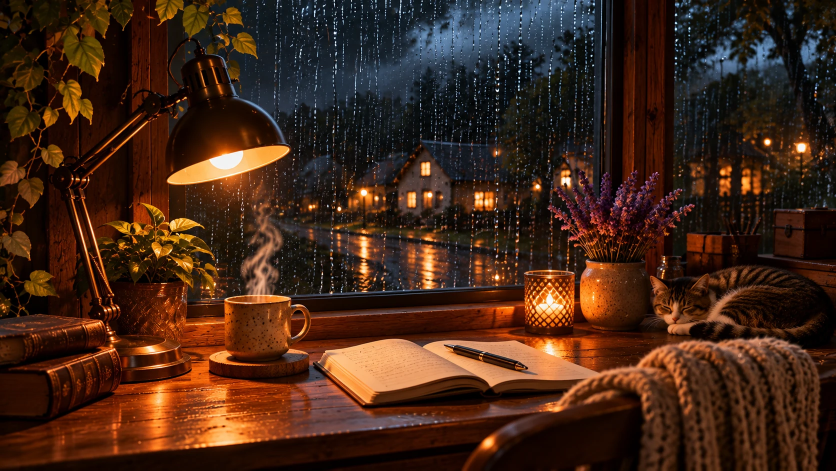
#> input picture lofi_desk/src/desk_rain.webp, 1672 x 941 px (shown at 1/2 size)
$ python render_lofi_desk.py
#> lines starting #> are read from the running program, lines starting #| are printed output that depends on the picture; after the words box and inside, x2 and y2 are one past the last pixel; in counts of white or black regions, pixels touching at a corner belong together
#!/usr/bin/env python3
"""Lofi rainy desk: animate rain on the window, the wet street outside, coffee steam and
the candle of a still image, as a seamless 30 s loop (1920x1080, 30 fps).

Every moving element is periodic over T seconds, so the clip loops with no seam.

Usage: python3 render_lofi_desk.py [--seconds 30] [--out out/lofi_desk_video.mp4] [--preview N]
"""
import argparse
import os
import subprocess
import numpy as np
import cv2

HERE = os.path.dirname(os.path.abspath(__file__))
W, H = 1920, 1080
SRC = os.path.join(HERE, 'src/desk_rain.webp')

ap = argparse.ArgumentParser()
ap.add_argument('--seconds', type=float, default=30.0)
ap.add_argument('--fps', type=int, default=30)
ap.add_argument('--out', default=os.path.join(HERE, 'out/lofi_desk_video.mp4'))
ap.add_argument('--preview', type=int, default=0)
ap.add_argument('--crf', type=int, default=16)
args = ap.parse_args()

T = args.seconds
FPS = args.fps
NF = int(round(T * FPS))
rng = np.random.default_rng(11)

src_img = cv2.imread(SRC)
#> src_img is the input picture: shape (941, 1672, 3); mean B, G, R 23.7, 38.7, 67.4
S = W / src_img.shape[1]                       # source px -> output px
#> S = 1.15
base = cv2.resize(src_img, (W, H), interpolation=cv2.INTER_LANCZOS4).astype(np.float32) / 255
gy, gx = np.mgrid[0:H, 0:W].astype(np.float32)


def P(*pts):
    return (np.array(pts, np.float32) * S).astype(np.int32)


def smoothstep(a, b, x):
    t = np.clip((x - a) / (b - a), 0, 1)
    return t * t * (3 - 2 * t)


def tile_noise(h, w, sy, sx, seed):
    """Tileable smooth noise in [-1, 1] (FFT low-pass of white noise)."""
    r = np.random.default_rng(seed).standard_normal((h, w)).astype(np.float32)
    fy = np.fft.fftfreq(h)[:, None]
    fx = np.fft.rfftfreq(w)[None, :]
    filt = np.exp(-((fy * sy) ** 2 + (fx * sx) ** 2) * 2.0)
    n = np.fft.irfft2(np.fft.rfft2(r) * filt, s=(h, w)).astype(np.float32)
    return n / (np.abs(n).max() + 1e-6)


def periodic_signal(n_terms, seed, lo=1, hi=40):
    """Sum of sines with integer cycles per loop -> seamless; roughly in [-1, 1]."""
    r = np.random.default_rng(seed)
    ks = r.integers(lo, hi, n_terms)
    ph = r.uniform(0, 2 * np.pi, n_terms)
    amp = 1.0 / np.sqrt(ks.astype(np.float32))
    amp /= amp.sum()
    return lambda t: float(np.sum(amp * np.sin(2 * np.pi * ks * t / T + ph)))


# =================================================================== REMOVE PAINTED STEAM (we animate our own)
sb = (P((462, 360), (585, 360), (585, 596), (462, 596))[:, None, :])
steam_box = np.zeros((H, W), np.uint8)
cv2.fillPoly(steam_box, [sb[:, 0, :]], 1)
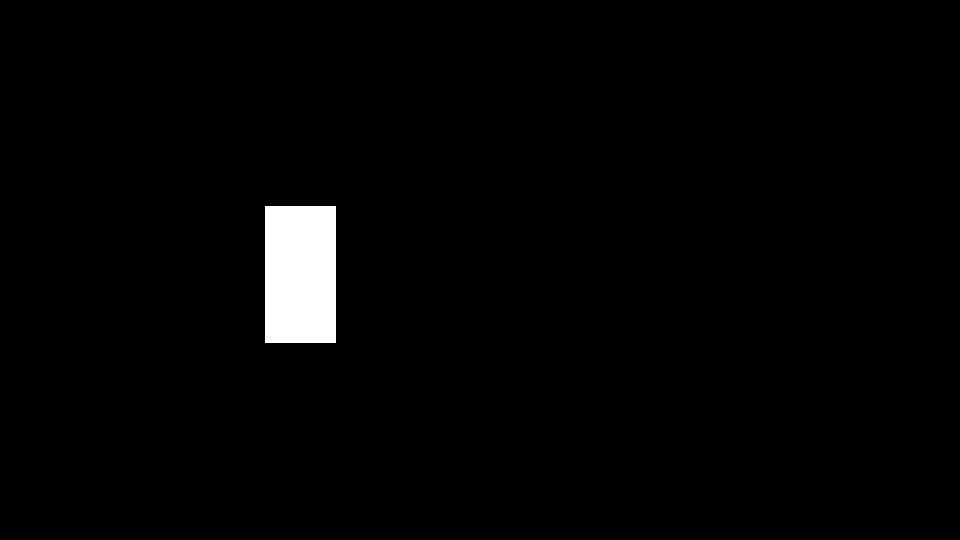
#> steam_box: shape (1080, 1920) (shown at 1/2 size); values 0 (black) and 1 (white), 1.9% white; 1 white region, box (x1, y1, x2, y2) and area: (530, 413, 672, 685) 38624
lum_b = cv2.cvtColor((base * 255).astype(np.uint8), cv2.COLOR_BGR2GRAY).astype(np.float32) / 255
bgl = cv2.medianBlur((lum_b * 255).astype(np.uint8), 31).astype(np.float32) / 255
hsv = cv2.cvtColor((base * 255).astype(np.uint8), cv2.COLOR_BGR2HSV)
#> hsv: shape (1080, 1920, 3); mean H, S, V 31, 185.8, 71.1
wisp = ((lum_b - bgl) > 0.035) & (hsv[..., 1] < 150) & (steam_box > 0) & (gy < 592 * S)
#> wisp: shape (1080, 1920) bool; 0.39% white; 248 white regions (207 under 20 px), largest, box (x1, y1, x2, y2) and area: (545, 515, 652, 680) 3208, (551, 568, 611, 638) 1123, (638, 505, 672, 536) 294
wisp = cv2.dilate(wisp.astype(np.uint8), np.ones((7, 7), np.uint8))
#> wisp: shape (1080, 1920); values 0 (black) and 1 (white), 1.4% white; 15 white regions, largest, box (x1, y1, x2, y2) and area: (527, 410, 675, 683) 25771, (567, 410, 592, 456) 556, (606, 435, 625, 472) 425
base = cv2.inpaint((base * 255).astype(np.uint8), wisp * 255, 7, cv2.INPAINT_TELEA).astype(np.float32) / 255

# =================================================================== WINDOW GLASS
panes = [P((350, 0), (1200, 0), (1200, 570), (350, 603)),
         P((1346, 0), (1672, 0), (1672, 500), (1346, 520))]
glass = np.zeros((H, W), np.uint8)
for p in panes:
    cv2.fillPoly(glass, [p], 1)
#> glass: shape (1080, 1920); values 0 (black) and 1 (white), 42.4% white; 2 white regions, box (x1, y1, x2, y2) and area: (401, 0, 1378, 693) 658499, (1545, 0, 1920, 598) 219938
occl = np.zeros((H, W), np.uint8)               # objects in front of the glass
for p in [P((328, 92), (445, 92), (475, 175), (565, 245), (588, 300), (565, 350), (470, 372),
            (335, 375), (322, 300)),                                    # lamp shade
          P((320, 150), (400, 150), (400, 230), (320, 230)),            # lamp arm joint
          P((340, 0), (520, 0), (520, 120), (470, 130), (430, 60), (340, 60)),   # ivy
          P((340, 395), (445, 395), (450, 520), (430, 610), (340, 610)),         # potted plant
          P((1040, 535), (1155, 535), (1155, 610), (1040, 610)),        # candle holder
          P((1095, 400), (1150, 335), (1300, 335), (1395, 405), (1340, 500), (1300, 540),
            (1300, 610), (1150, 610), (1150, 520), (1095, 450)),        # lavender + vase
          P((1300, 495), (1345, 495), (1345, 610), (1300, 610)),        # bottle
          P((1365, 405), (1672, 405), (1672, 530), (1365, 530))]:       # boxes on the right
    cv2.fillPoly(occl, [p], 1)
#> occl: shape (1080, 1920); values 0 (black) and 1 (white), 12.9% white; 4 white regions, box (x1, y1, x2, y2) and area: (1194, 384, 1920, 701) 143544, (367, 105, 676, 431) 74319, (390, 453, 517, 701) 29937, (390, 0, 598, 150) 20617
f = base
# leaves/lamp are warm and bright; glass is dark/bluish -> refine edges by colour near occluders
warm = (((f[..., 2] - f[..., 0]) > 0.12) & ((0.299 * f[..., 2] + 0.587 * f[..., 1]) > 0.22)).astype(np.uint8)
#> warm: shape (1080, 1920); values 0 (black) and 1 (white), 20.1% white; 1914 white regions (1423 under 20 px), largest, box (x1, y1, x2, y2) and area: (162, 537, 1882, 1049) 215269, (929, 596, 1427, 746) 23782, (382, 325, 668, 465) 18040
near = cv2.dilate(occl, np.ones((25, 25), np.uint8))
occl = occl | (warm & near)
#> occl: shape (1080, 1920); values 0 (black) and 1 (white), 13.4% white; 115 white regions (96 under 20 px), largest, box (x1, y1, x2, y2) and area: (1182, 372, 1920, 713) 147675, (361, 0, 676, 452) 97533, (378, 450, 517, 713) 31617
occl = cv2.morphologyEx(occl, cv2.MORPH_CLOSE, np.ones((5, 5), np.uint8))
#> occl: shape (1080, 1920); values 0 (black) and 1 (white), 13.5% white; 34 white regions (24 under 20 px), largest, box (x1, y1, x2, y2) and area: (1182, 372, 1920, 713) 148555, (355, 0, 676, 713) 130977, (1183, 640, 1189, 654) 61
glass = glass & (1 - occl)
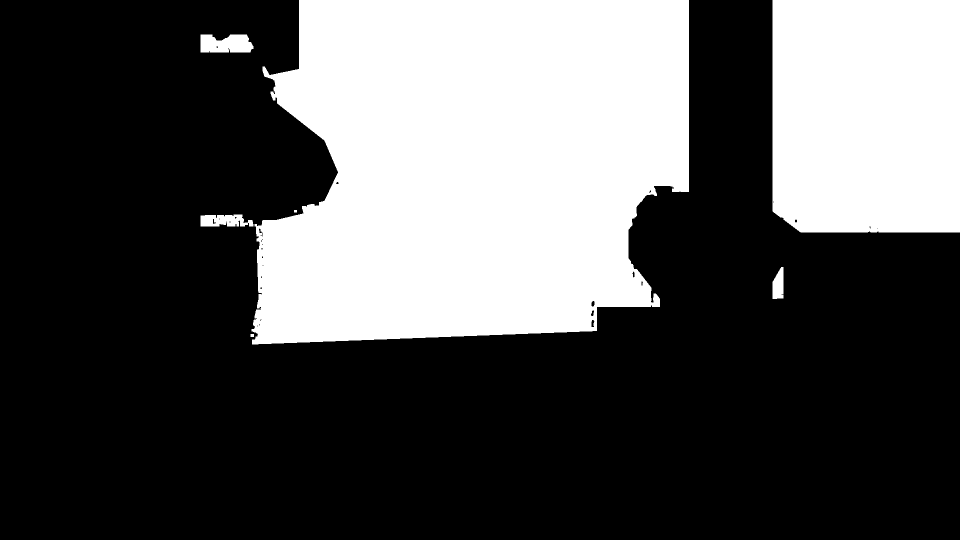
#> glass: shape (1080, 1920) (shown at 1/2 size); values 0 (black) and 1 (white), 33.1% white; 7 white regions, largest, box (x1, y1, x2, y2) and area: (503, 0, 1378, 689) 506892, (1545, 0, 1920, 465) 173138, (401, 69, 507, 105) 3279
glass = cv2.morphologyEx(glass, cv2.MORPH_OPEN, np.ones((3, 3), np.uint8))
#> glass: shape (1080, 1920); values 0 (black) and 1 (white), 33.1% white; 7 white regions, largest, box (x1, y1, x2, y2) and area: (503, 0, 1378, 689) 506892, (1545, 0, 1920, 465) 173135, (401, 69, 507, 105) 3279
G = cv2.GaussianBlur(glass.astype(np.float32), (0, 0), 1.2)
G3 = G[..., None]
ys_, xs_ = np.nonzero(glass)
GX0, GY0, GX1, GY1 = xs_.min(), ys_.min(), xs_.max() + 1, ys_.max() + 1
#> GX0 = 401; GY0 = 0; GX1 = 1920; GY1 = 689
Gc = G[GY0:GY1, GX0:GX1]
GH, GW = Gc.shape
#> GH = 689; GW = 1519

# outside view: remove the painted (static) rain streaks, keep trees/lights, soften
outside = base[GY0:GY1, GX0:GX1]
clean = cv2.morphologyEx(outside, cv2.MORPH_OPEN, cv2.getStructuringElement(cv2.MORPH_RECT, (7, 1)))
clean = cv2.GaussianBlur(clean, (0, 0), 1.6)
clean = clean * 0.92
bg_drop = cv2.GaussianBlur(base, (0, 0), 3.0)[GY0:GY1, GX0:GX1]  # what drops refract
lyy, lxx = np.mgrid[0:GH, 0:GW].astype(np.float32)


# ---- falling rain behind the glass: three parallax layers of streaks
def streak_tex(h, w, n, lmin, lmax, imin, imax, slant, blur, seed):
#> called with h = 1400, w = 1519, n = 9000, lmin = 14, lmax = 30, imin = 0.1, imax = 0.35, slant = 0.1
    r = np.random.default_rng(seed)
    tex = np.zeros((h, w), np.float32)
    for _ in range(n):
        x = r.uniform(0, w); y = r.uniform(0, h); L = r.uniform(lmin, lmax)
        val = float(r.uniform(imin, imax))
        for oy in (0, -h, h):
            p0 = (int(x * 4), int((y + oy) * 4))
            p1 = (int((x + slant * L) * 4), int((y + oy + L) * 4))
            cv2.line(tex, p0, p1, val, 1, cv2.LINE_AA, shift=2)
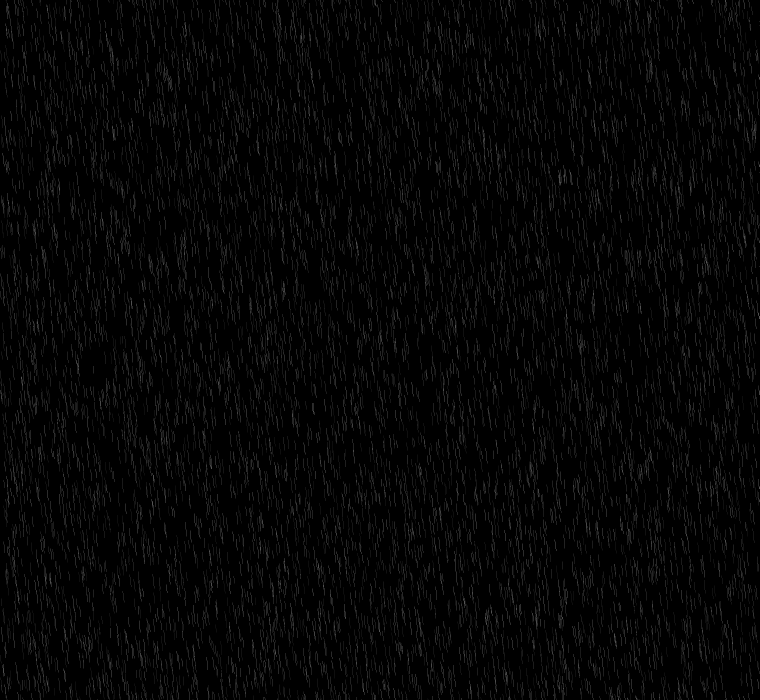
#> tex: shape (1400, 1519) float32 (shown at 1/2 size); min 0, max 0.35, mean 0.0208
    tex = cv2.GaussianBlur(tex, (0, 0), blur)
    return tex


RAIN = [  # (texture, speed px/s)
    (streak_tex(1400, GW, 9000, 14, 30, 0.10, 0.35, 0.10, 0.7, 41), 1400 * 15 / T),
    (streak_tex(1600, GW, 3500, 30, 60, 0.20, 0.55, 0.11, 0.8, 42), 1600 * 21 / T),
    (streak_tex(2000, GW, 700, 60, 120, 0.25, 0.60, 0.12, 1.3, 43), 2000 * 24 / T)]
#> call 2 of streak_tex, with h = 1600, w = 1519, n = 3500, lmin = 30, lmax = 60, imin = 0.2, imax = 0.55, slant = 0.11
#> after the loop in streak_tex (call 2), `for _ in range(n):`:
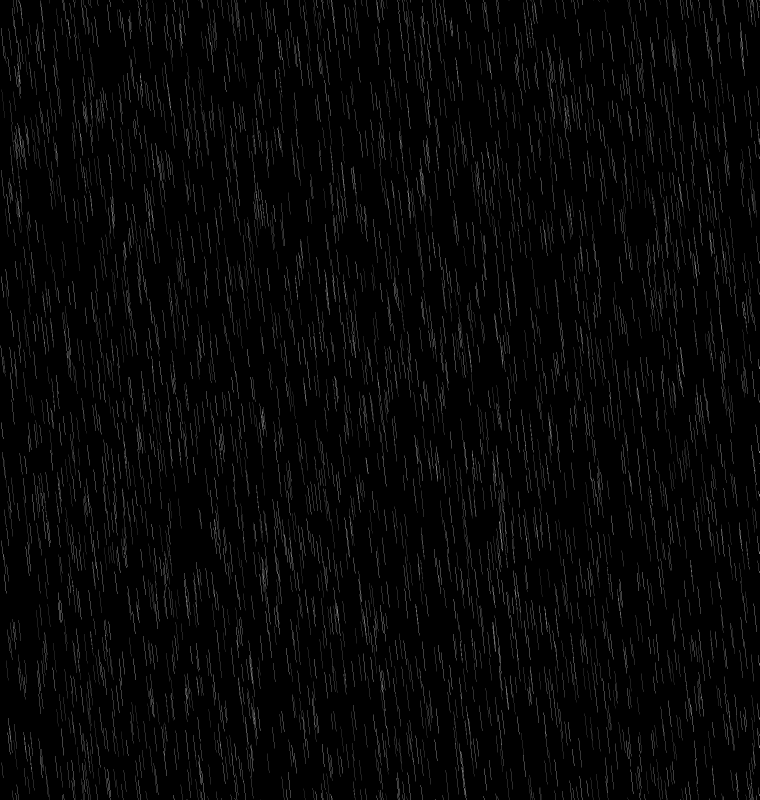
#> tex: shape (1600, 1519) float32 (shown at 1/2 size); min 0, max 0.55, mean 0.024
#> call 3 of streak_tex, with h = 2000, w = 1519, n = 700, lmin = 60, lmax = 120, imin = 0.25, imax = 0.6, slant = 0.12
#> after the loop in streak_tex (call 3), `for _ in range(n):`:
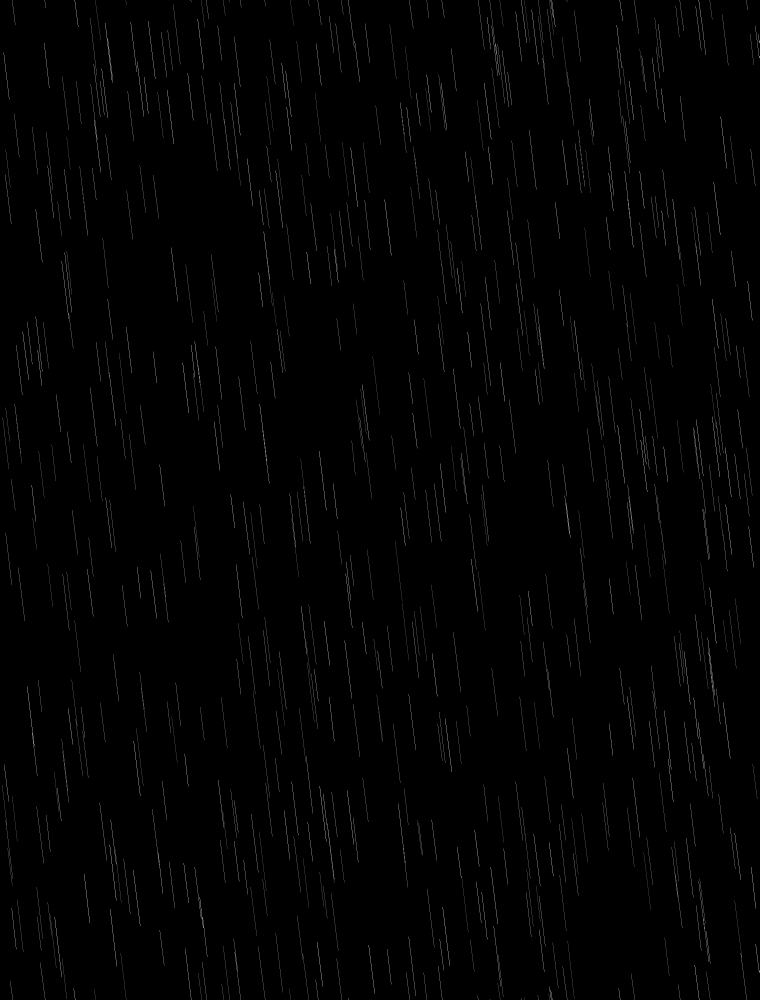
#> tex: shape (2000, 1519) float32 (shown at 1/2 size); min 0, max 0.6, mean 0.00867
gust = tile_noise(GH, GW, 4, 6, 44)              # sheets of heavier rain drifting across
#> in tile_noise, `n = np.fft.irfft2(np.fft.rfft2(r) * filt, s=(h, w)).astype(np.float32)`:
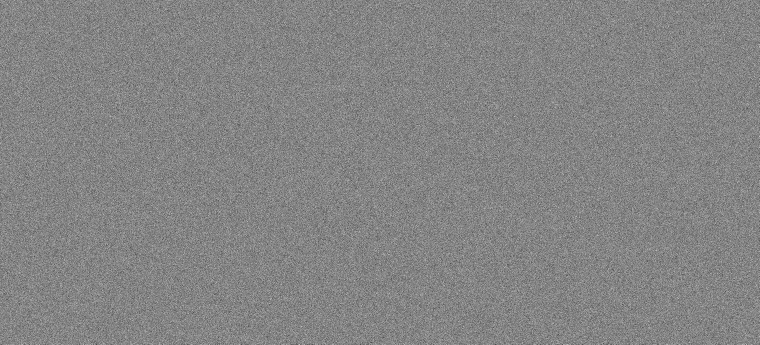
#> r: shape (689, 1519) float32 (shown at 1/2 size); min -4.91, max 4.56, mean 0.00173; drawn with min black and max white
RAIN_COL = np.array([0.92, 0.88, 0.80], np.float32)


# [22 lines left out: functions rain_layer, drop_sprite, not called in this run]


SPR = {}


# [5 lines left out: function sprite, not called in this run]


# sample positions inside glass (in local glass coords)
gl_y, gl_x = np.nonzero(glass[GY0:GY1, GX0:GX1])


def rand_glass_pts(n, r):
#> called with n = 3400
    i = r.integers(0, len(gl_x), n)
#> i = 3400 values, max 686071 at index 2528, min 80 at index 1700, mean 342506.8
    return gl_x[i].astype(np.float32), gl_y[i].astype(np.float32)


# static beading drops: appear, grow a little, then vanish (absorbed)
N_ST = 3400
dx_, dy_ = rand_glass_pts(N_ST, rng)
#> dx_ = 3400 values, max 1518 at index 2659, min 1 at index 1393, mean 746.9; dy_ = 3400 values, max 683 at index 1844, min 0 at index 232, mean 304
st_r = np.clip(rng.lognormal(np.log(1.5 * S), 0.42, N_ST), 0.8, 5.0)
st_b = rng.uniform(0, T, N_ST)
st_life = rng.uniform(6, 26, N_ST)
st_el = rng.uniform(1.0, 1.2, N_ST)

# runners: big drops sliding down in stop-and-go jerks, leaving a wet trail
N_RUN = 130
run_x, run_y0 = rand_glass_pts(N_RUN, rng)
#> run_x = 130 values, max 1513 at index 48, min 6 at index 0, mean 770.2; run_y0 = 130 values, max 643 at index 114, min 2 at index 29, mean 282.4
keep = run_y0 < GH * 0.75
run_x, run_y0 = run_x[keep], run_y0[keep]
#> run_x = 113 values, max 1513 at index 41, min 6 at index 0, mean 800.4; run_y0 = 113 values, max 513 at index 54, min 2 at index 25, mean 237.3
N_RUN = len(run_x)
#> N_RUN = 113
run_b = rng.uniform(0, T, N_RUN)
#> run_b = 113 values, max 29.77 at index 56, min 0.694 at index 86, mean 16.31
run_life = rng.uniform(5, 13, N_RUN)
#> run_life = 113 values, max 12.92 at index 53, min 5.01 at index 70, mean 9.17
run_r = rng.uniform(2.2, 3.8, N_RUN) * S
#> run_r = 113 values, max 4.36 at index 80, min 2.53 at index 25, mean 3.38
TSTEP = 1.0 / FPS
run_path = []
for i in range(N_RUN):
    n = int(run_life[i] * FPS) + 2
    ys = np.zeros(n, np.float32); xs = np.zeros(n, np.float32)
    v = 0.0; y = 0.0; x = 0.0; moving = rng.random() < 0.5; nxt = rng.uniform(0.1, 1.0)
    tt = 0.0
    for k in range(n):
        if tt > nxt:
            moving = not moving
            nxt = tt + (rng.uniform(0.15, 0.9) if moving else rng.uniform(0.1, 1.2))
        target = rng.uniform(35, 140) * S if moving else 0.0
        v += (target - v) * 0.35
        y += v * TSTEP
        x += rng.normal(0, 0.25) * (v > 5)
        ys[k] = y; xs[k] = x; tt += TSTEP
    run_path.append((xs, ys))
#> this loop made 113 passes
#> n on passes 1 to 12: 218, 335, 213, 309, 249, 208, 202, 233, 314, 305, 250, 313
glass_local = glass[GY0:GY1, GX0:GX1]
#> glass_local: shape (689, 1519); values 0 (black) and 1 (white), 65.6% white; 28 black regions (19 under 20 px), largest, box (x1, y1, x2, y2) and area: (116, 0, 1519, 689) 245562, (0, 0, 275, 689) 114144, (782, 640, 788, 654) 61


# [51 lines left out: functions paste, render_glass, not called in this run]


# ---- wet street: rain ripples make the light reflections shimmer
road = np.zeros((H, W), np.float32)
cv2.fillPoly(road, [P((560, 445), (1120, 445), (1200, 600), (380, 600))], 1)
#> road: shape (1080, 1920) float32; values 0 (black) and 1 (white), 6.8% white; 1 white region, box (x1, y1, x2, y2) and area: (436, 511, 1378, 689) 141169
road = cv2.GaussianBlur(road, (0, 0), 12)[GY0:GY1, GX0:GX1]
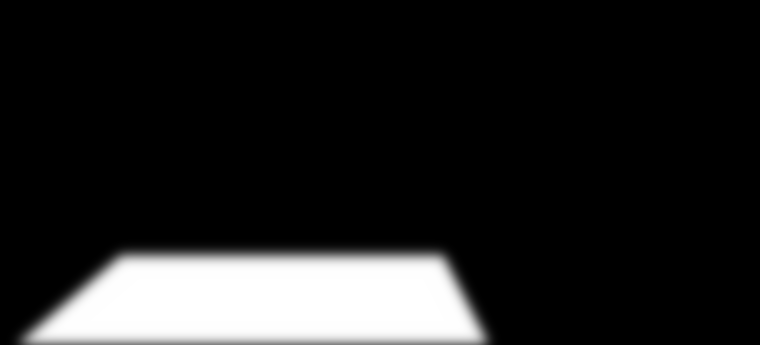
#> road: shape (689, 1519) float32 (shown at 1/2 size); min 0, max 1, mean 0.131
RIP = tile_noise(256, 256, 22, 6, 61)


# [26 lines left out: functions ripple_view, compose_glass, not called in this run]


# =================================================================== CANDLE
CANDLES = [(1100, 603, 15)]


class Candle:
    def __init__(self, x, y, h, seed):
        self.cx, self.cy, self.h = x * S, y * S, h * S
        self.r = int(max(10, self.h * 1.4))
        self.flick = periodic_signal(10, 100 + seed, 8, 80)
        self.sw = periodic_signal(6, 200 + seed, 2, 30)
        x0, y0 = int(self.cx - self.r), int(self.cy - self.r * 1.4)
        self.box = (x0, y0, x0 + 2 * self.r, y0 + int(self.r * 2.4))
        x0, y0, x1, y1 = self.box
        py, px = np.mgrid[y0:y1, x0:x1].astype(np.float32)
        dd = ((px - self.cx) / (self.h * 0.45)) ** 2 + ((py - self.cy) / (self.h * 0.8)) ** 2
        self.core = np.exp(-dd).astype(np.float32)
        self.vert = np.clip((self.cy + self.h * 0.5 - py) / (self.h * 1.6), 0, 1)
        self.px, self.py = px, py
        gd = (gx - self.cx) ** 2 + (gy - self.cy) ** 2
        glow = np.exp(-gd / (2 * (self.h * 3.5) ** 2)).astype(np.float32)
        ys, xs = np.nonzero(glow > 0.01)
        self.gbox = (xs.min(), ys.min(), xs.max() + 1, ys.max() + 1)
        gx0, gy0, gx1, gy1 = self.gbox
        self.glow = glow[gy0:gy1, gx0:gx1, None]

    # [9 lines left out: function apply, not called in this run]


candles = [Candle(x, y, h, i) for i, (x, y, h) in enumerate(CANDLES)]


# =================================================================== STEAM over the mug
MX, MY = int(517 * S), int(598 * S)
SW_, SH_ = 170, 270
sx0, sy0 = MX - SW_ // 2, MY - SH_
st_y, st_x = np.mgrid[0:SH_, 0:SW_].astype(np.float32)
st_n1 = tile_noise(int(26 * T), SW_, 30, 14, 21)
st_n2 = tile_noise(int(16 * T), SW_, 20, 10, 22)
st_n3 = tile_noise(int(20 * T), SW_, 24, 12, 23)
hh = 1 - st_y / SH_
st_env = (np.exp(-((st_x - SW_ / 2) / (14 + 32 * hh)) ** 2) * smoothstep(0.0, 0.10, hh) *
          (1 - smoothstep(0.5, 1.0, hh))).astype(np.float32)
STEAM_COL = np.array([0.80, 0.84, 0.88], np.float32)


# [25 lines left out: functions steam, frame_at, not called in this run]


if args.preview:
    d = os.path.join(HERE, 'out/preview')
    os.makedirs(d, exist_ok=True)
    for k in range(args.preview):
        i = int(k * NF / args.preview)
        cv2.imwrite(f'{d}/f{i:05d}.png', frame_at(i))
    raise SystemExit

os.makedirs(os.path.dirname(args.out), exist_ok=True)
cmd = ['ffmpeg', '-y', '-loglevel', 'error', '-f', 'rawvideo', '-pix_fmt', 'bgr24',
       '-s', f'{W}x{H}', '-r', str(FPS), '-i', '-',
       '-c:v', 'libx264', '-preset', 'slow', '-crf', str(args.crf), '-pix_fmt', 'yuv420p',
       '-g', str(FPS * 2), '-movflags', '+faststart', args.out]
#> (the run stopped early here; a loop or call above may not have finished)
